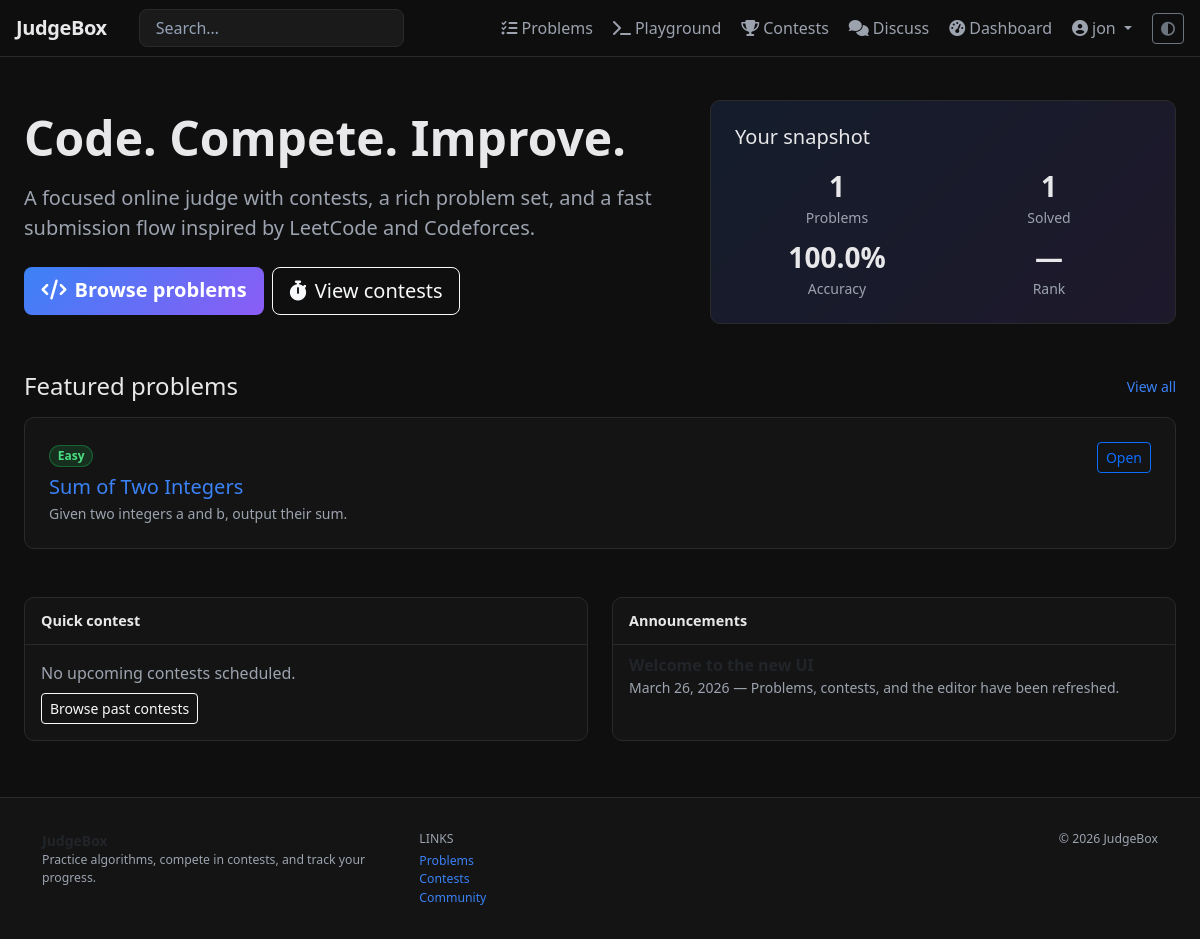
The app's page / (signed in) with its own data.
### problems/models.py (models this page shows, shortened)
class Problem(models.Model):
    title = models.CharField(max_length=200)
    slug = models.SlugField(unique=True)  # for cleaner URLs
    statement = models.TextField()
    input_format = models.TextField()
    output_format = models.TextField()
    constraints = models.TextField()
    sample_input = models.TextField()
    sample_output = models.TextField()
    difficulty = models.CharField(
        max_length=10, choices=DIFFICULTY_CHOICES, default="medium", db_index=True
    )
    tags = models.CharField(
        max_length=500,
        blank=True,
        default="",
        help_text="Comma-separated tags",
    )
    created_at = models.DateTimeField(auto_now_add=True)
    discussion_count = models.PositiveIntegerField(default=0)
    class Meta:
        ordering = ["-created_at", "id"]

### OJ/views.py (the view)
# urls.py: 2. Add a URL to urlpatterns:  path('', views.home, name='home')
def home(request):
    total_problems = Problem.objects.count()
    solved_count = 0
    accuracy = None
    rank_display = "—"
    if request.user.is_authenticated:
        subs = CodeSubmission.objects.filter(user=request.user, problem__isnull=False)
        total_sub = subs.count()
        ac = subs.filter(passed=True).count()
        solved_count = CodeSubmission.objects.filter(user=request.user, passed=True).values("problem").distinct().count()
        if total_sub:
            accuracy = round(100.0 * ac / total_sub, 1)
    featured = Problem.objects.order_by("-created_at")[:8]
    now = timezone.now()
    upcoming = Contest.objects.filter(start_time__gt=now).order_by("start_time")[:5]
    announcements = [
        {"title": "Welcome to the new UI", "body": "Problems, contests, and the editor have been refreshed.", "date": now.date()},
    ]
    return render(
        request,
        "home.html",
        {
            "total_problems": total_problems,
            "solved_count": solved_count,
            "accuracy": accuracy,
            "rank_display": rank_display,
            "featured_problems": featured,
            "upcoming_contests": upcoming,
            "announcements": announcements,
        },
    )

### templates/home.html (shortened to what this page needs)
{% extends "base.html" %}
{% load static %}
{% block extra_css %}
<link rel="stylesheet" href="{% static 'css/contest.css' %}">
{% endblock %}
{% block content %}
<section class="py-4">
  <div class="row align-items-center g-4">
    <div class="col-lg-7">
      <h1 class="display-5 fw-bold mb-3">Code. Compete. Improve.</h1>
      <p class="lead text-muted mb-4">A focused online judge with contests, a rich problem set, and a fast submission flow inspired by LeetCode and Codeforces.</p>
      <div class="d-flex flex-wrap gap-2">
        <a href="{% url 'problem_list' %}" class="btn btn-oj-primary btn-lg"><i class="fa-solid fa-code me-2" aria-hidden="true"></i>Browse problems</a>
        <a href="{% url 'contest_list' %}" class="btn btn-outline-light btn-lg"><i class="fa-solid fa-stopwatch me-2" aria-hidden="true"></i>View contests</a>
      </div>
    </div>
    <div class="col-lg-5">
      <div class="oj-card p-4 contest-hero">
        <h2 class="h5 mb-3">Your snapshot</h2>
        <div class="row g-2 text-center">
          <div class="col-6">
            <div class="fs-3 fw-bold">{{ total_problems }}</div>
            <div class="small text-muted">Problems</div>
          </div>
          <div class="col-6">
            <div class="fs-3 fw-bold">{% if user.is_authenticated %}{{ solved_count }}{% else %}—{% endif %}</div>
            <div class="small text-muted">Solved</div>
          </div>
          <div class="col-6">
            <div class="fs-3 fw-bold">{% if accuracy is not None %}{{ accuracy }}%{% else %}—{% endif %}</div>
            <div class="small text-muted">Accuracy</div>
          </div>
          <div class="col-6">
            <div class="fs-3 fw-bold">{{ rank_display }}</div>
            <div class="small text-muted">Rank</div>
          </div>
        </div>
      </div>
    </div>
  </div>
</section>
<section class="py-4">
  <div class="d-flex justify-content-between align-items-center mb-3">
    <h2 class="h4 mb-0">Featured problems</h2>
    <a href="{% url 'problem_list' %}" class="small">View all</a>
  </div>
  <div id="featured-carousel" class="carousel slide oj-card" data-bs-ride="carousel" aria-label="Featured problems">
    <div class="carousel-inner">
      {% for p in featured_problems %}
      <div class="carousel-item {% if forloop.first %}active{% endif %}">
        <div class="p-4">
          <div class="d-flex justify-content-between align-items-start gap-2">
            <div>
              <span class="badge rounded-pill {% if p.difficulty == 'easy' %}badge-diff-easy{% elif p.difficulty == 'hard' %}badge-diff-hard{% else %}badge-diff-medium{% endif %}">{{ p.get_difficulty_display }}</span>
              <h3 class="h5 mt-2 mb-1"><a href="{% url 'problem_detail' p.id %}">{{ p.title }}</a></h3>
              <p class="text-muted small mb-0 text-truncate-3">{{ p.statement|truncatewords:28 }}</p>
            </div>
            <a class="btn btn-sm btn-outline-primary" href="{% url 'problem_detail' p.id %}">Open</a>
          </div>
        </div>
      </div>
      {% empty %}
      <div class="carousel-item active">
        <div class="p-5 text-center text-muted">No problems yet — add some in the admin.</div>
      </div>
      {% endfor %}
    </div>
  </div>
</section>
<div class="row g-4 py-4">
  <div class="col-lg-6">
    <div class="oj-card h-100">
      <div class="oj-card-header">Quick contest</div>
      <div class="p-3">
        {% if upcoming_contests %}
        {% with c=upcoming_contests.0 %}
        <h3 class="h5">{{ c.title }}</h3>
        <p class="text-muted small mb-2">{{ c.contest_type }} · {{ c.duration_minutes }} min · {{ c.problems.count }} problems</p>
        <p class="small mb-3">Starts {{ c.start_time }}</p>
        <a href="{% url 'contest_detail' c.id %}" class="btn btn-oj-primary btn-sm">View contest</a>
        {% endwith %}
        {% else %}
        <p class="text-muted mb-0">No upcoming contests scheduled.</p>
        <a href="{% url 'contest_list' %}" class="btn btn-outline-light btn-sm mt-2">Browse past contests</a>
        {% endif %}
      </div>
    </div>
  </div>
  <div class="col-lg-6">
    <div class="oj-card h-100">
      <div class="oj-card-header">Announcements</div>
      <ul class="list-group list-group-flush">
        {% for a in announcements %}
        <li class="list-group-item bg-transparent text-body border-secondary">
          <div class="fw-semibold">{{ a.title }}</div>
          <div class="small text-muted">{{ a.date }} — {{ a.body }}</div>
        </li>
        {% empty %}
        <li class="list-group-item bg-transparent text-muted">No announcements.</li>
        {% endfor %}
      </ul>
    </div>
  </div>
</div>
{% endblock %}

### templates/base.html (shortened to what this page needs)
{% load static %}
<!DOCTYPE html>
<html lang="en" data-theme="dark">
<head>
  <link href="https://cdn.jsdelivr.net/npm/bootstrap@5.3.3/dist/css/bootstrap.min.css" rel="stylesheet">
  <link rel="stylesheet" href="https://cdnjs.cloudflare.com/ajax/libs/font-awesome/6.5.2/css/all.min.css">
  <link rel="stylesheet" href="{% static 'css/main.css' %}">
  {% block extra_css %}{% endblock %}
</head>
<body class="d-flex flex-column min-vh-100">
  <nav class="navbar navbar-expand-lg navbar-dark oj-navbar fixed-top" aria-label="Primary">
    <div class="container-fluid px-3">
      <a class="navbar-brand oj-brand" href="{% url 'home' %}">JudgeBox</a>
      <div class="collapse navbar-collapse" id="ojNav">
        <form class="d-flex ms-lg-3 my-2 my-lg-0" role="search" action="{% url 'search' %}" method="get">
          <input id="global-search" class="form-control oj-search-input" type="search" name="q" placeholder="Search…" aria-label="Search" value="{{ request.GET.q|default:'' }}">
        </form>
        <ul class="navbar-nav ms-auto align-items-lg-center gap-lg-1">
          <li class="nav-item"><a class="nav-link" href="{% url 'problem_list' %}"><i class="fa-solid fa-list-check me-1" aria-hidden="true"></i>Problems</a></li>
          <li class="nav-item"><a class="nav-link" href="{% url 'compiler_playground' %}"><i class="fa-solid fa-terminal me-1" aria-hidden="true"></i>Playground</a></li>
          <li class="nav-item"><a class="nav-link" href="{% url 'contest_list' %}"><i class="fa-solid fa-trophy me-1" aria-hidden="true"></i>Contests</a></li>
          <li class="nav-item"><a class="nav-link" href="{% url 'community_list' %}"><i class="fa-solid fa-comments me-1" aria-hidden="true"></i>Discuss</a></li>
          {% if user.is_authenticated %}
          <li class="nav-item"><a class="nav-link" href="{% url 'dashboard' %}"><i class="fa-solid fa-gauge-high me-1" aria-hidden="true"></i>Dashboard</a></li>
          <li class="nav-item dropdown">
            <a class="nav-link dropdown-toggle" href="#" id="userMenu" role="button" data-bs-toggle="dropdown" aria-expanded="false" aria-label="User menu">
              <i class="fa-solid fa-circle-user me-1" aria-hidden="true"></i>{{ user.username }}
            </a>
          </li>
          {% else %}
          <li class="nav-item"><a class="nav-link" href="{% url 'login' %}">Log in</a></li>
          <li class="nav-item"><a class="btn btn-oj-primary btn-sm ms-lg-2" href="{% url 'signup' %}">Sign up</a></li>
          {% endif %}
          <li class="nav-item">
            <button type="button" class="btn btn-outline-secondary btn-sm ms-lg-2" data-theme-toggle title="Toggle theme" aria-label="Toggle light or dark theme">
              <i class="fa-solid fa-circle-half-stroke" aria-hidden="true"></i>
            </button>
          </li>
        </ul>
      </div>
    </div>
  </nav>
  <main class="oj-main container-fluid px-3 px-md-4">
    {% block content %}{% endblock %}
  </main>
  <footer class="oj-footer mt-auto">
    <div class="container">
      <div class="row g-3">
        <div class="col-md-4">
          <strong class="text-body">JudgeBox</strong>
          <p class="mb-0 small">Practice algorithms, compete in contests, and track your progress.</p>
        </div>
        <div class="col-md-4">
          <div class="small text-uppercase text-muted mb-1">Links</div>
          <ul class="list-unstyled small mb-0">
            <li><a href="{% url 'problem_list' %}">Problems</a></li>
            <li><a href="{% url 'contest_list' %}">Contests</a></li>
            <li><a href="{% url 'community' %}">Community</a></li>
          </ul>
        </div>
        <div class="col-md-4 text-md-end small">
          <span>&copy; {% now "Y" %} JudgeBox</span>
        </div>
      </div>
    </div>
  </footer>
</body>
</html>

### static/css/main.css (style rules this page uses)
:root { --bg-root: #0f0f0f; --bg-surface: #141414; --bg-elevated: #1a1a1a; --bg-hover: #222; --border: #2a2a2a; --text: #e8e8ea; --text-muted: #9ca3af; --text-faint: #a1a1aa; --accent: #3b82f6; --accent-2: #8b5cf6; --success: #22c55e; --warning: #eab308; --danger: #ef4444; --radius: 10px; --font: "Segoe UI", system-ui, -apple-system, sans-serif; --transition: 0.18s ease; --input-bg: var(--bg-elevated); --input-border: var(--border); --input-text: var(--text); --input-placeholder: #94a3b8; }
*, *::before, *::after { box-sizing: border-box; }
body { font-family: var(--font); background: var(--bg-root); color: var(--text); min-height: 100vh; display: flex; flex-direction: column; }
.text-muted { color: var(--text-muted) !important; }
a { color: var(--accent); text-decoration: none; transition: color var(--transition); }
.oj-main { flex: 1; padding-top: 76px; padding-bottom: 2rem; }
.oj-navbar { background: rgba(15, 15, 15, 0.92); backdrop-filter: blur(10px); border-bottom: 1px solid var(--border); z-index: 1030; }
.oj-navbar .nav-link { color: var(--text-muted) !important; padding: 0.5rem 0.75rem; border-radius: 8px; transition: background var(--transition), color var(--transition); }
.oj-brand { font-weight: 700; letter-spacing: -0.02em; color: var(--text) !important; }
.oj-search-input { background: var(--bg-elevated); border: 1px solid var(--border); color: var(--input-text); border-radius: 999px; padding: 0.4rem 1rem; min-width: 160px; max-width: 280px; transition: border-color var(--transition), box-shadow var(--transition); }
.oj-search-input::placeholder { color: var(--input-placeholder) !important; opacity: 1 !important; }
.oj-card { background: var(--bg-surface); border: 1px solid var(--border); border-radius: var(--radius); transition: border-color var(--transition), transform var(--transition), box-shadow var(--transition); }
.oj-card-header { padding: 0.75rem 1rem; border-bottom: 1px solid var(--border); font-weight: 600; font-size: 0.9rem; }
.badge-diff-easy { background: rgba(34, 197, 94, 0.15); color: #4ade80; border: 1px solid rgba(34, 197, 94, 0.35); }
.btn-oj-primary { background: linear-gradient(135deg, var(--accent), var(--accent-2)); border: none; color: #fff; font-weight: 600; border-radius: 8px; padding: 0.5rem 1.1rem; transition: filter var(--transition), transform 0.1s ease; }
.form-control, .form-select { background: var(--input-bg); border: 1px solid var(--input-border); color: var(--input-text); border-radius: 8px; }
.form-control::placeholder, .form-select::placeholder { color: var(--input-placeholder) !important; opacity: 1 !important; }
.oj-footer { border-top: 1px solid var(--border); padding: 2rem 0; margin-top: auto; background: var(--bg-surface); color: var(--text-muted); font-size: 0.875rem; }

### static/css/contest.css (style rules this page uses)
.contest-hero { background: linear-gradient(135deg, rgba(59, 130, 246, 0.12), rgba(139, 92, 246, 0.12)); border: 1px solid var(--border); border-radius: var(--radius, 10px); padding: 1.5rem; }

### records on screen
Problem: difficulty "Easy", title "Sum of Two Integers", statement "Given two integers a and b, output their sum."

### other values on screen
{{ user.username }} "jon"
{{ total_problems }} "1"
{{ solved_count }} "1"
{{ accuracy }} "100.0"
{{ rank_display }} "—"
{{ a.date }} "March 26, 2026"
{{ a.body }} "Problems, contests, and the editor have been refreshed."
